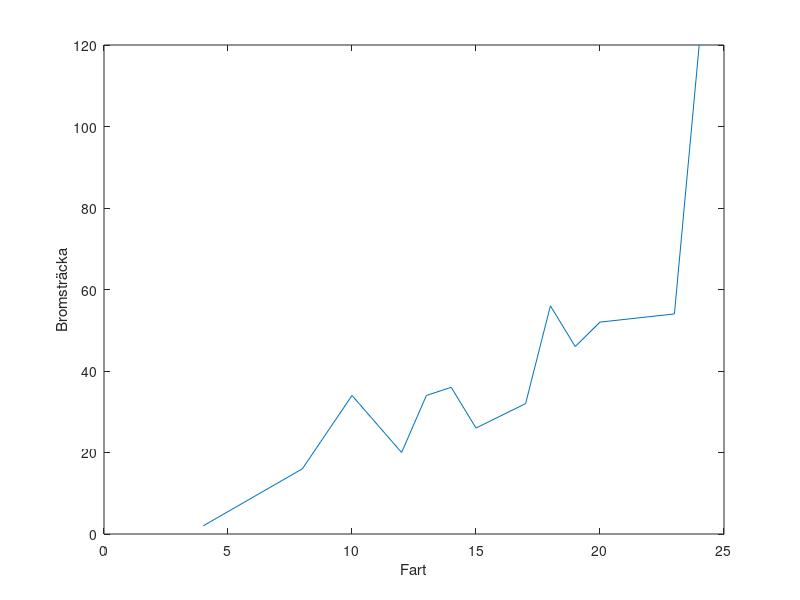
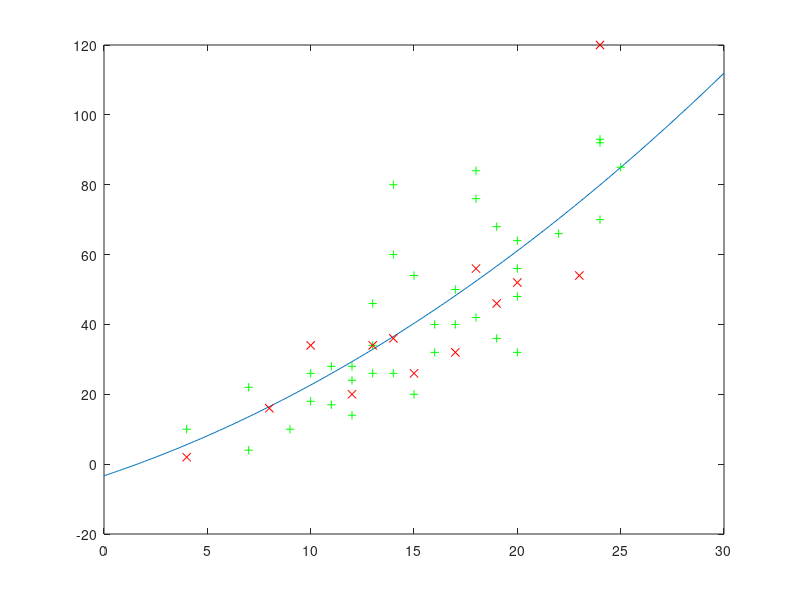

Write MATLAB code to recreate these figures, in order. (Note: this script raises an error after producing the figures.)
clear
load BrakingDataSet
figure(1);
plot(X_test,Y_test)
xlabel('Fart')
ylabel('Bromsträcka') 
hold on
figure(2);
plot(X_train,Y_train)
xlabel('Fart')
ylabel('Bromsträcka') 
% är mätningarna rimliga?
%%
%först konstruera tränings data i X och y train
clear
load BrakingDataSet
% X variabeln
%X_train = [ones(size(X_train)),X_train];
%X_test = [ones(size(X_test)),X_test];
X_train = [ones(size(X_train,1),1),X_train,X_train(:,1).^2];
X_test = [ones(size(X_test,1),1), X_test, X_test(:,1).^2];
% theta skapning, utlöser en function
theta = X_train\Y_train;
% Väljer specifika theta
theta_1 = theta(1);
theta_2 = theta(2);
theta_3 = theta(3);

% x input
x = linspace(0,30,200);
% y funktionen
y_pred = theta_1 + theta_2 * x + theta_3*x.^2;
% plot 
plot(x,y_pred)
hold on;


%plot(X_train,Y_train,'+')
%plot(X_test,Y_test,'x')


plot(X_train(:,2), Y_train, '+g');
plot(X_test(:,2), Y_test, 'xr');
hold off;

y_train_pred = X_train * theta; 
y_test_pred = X_test * theta; 

rmse_train = sqrt(mean((Y_train - y_train_pred).^2))
rmse_test = sqrt(mean((Y_test - y_test_pred).^2))
rmse_train_here = rmse(Y_train,y_train_pred)
%%
clear
load AIStuff\Part_2\AutoDataSet.mat

X_train = [ones(size(X_train,1),1),X_train,X_train(:,2),X_train(:,3),X_train(:,4),X_train(:,5)];
X_test = [ones(size(X_test,1),1), X_test, X_test(:,2),X_test(:,3),X_test(:,4),X_test(:,5)]
theta = X_train\Y_train;
theta_1 = theta(1);
theta_2 = theta(2);
theta_3 = theta(3);
theta_4 = theta(4);
theta_5 = theta(5);
theta_6 = theta(6);


sample_points = 1:length(Y_train);

% Plot using plot() instead of scatter()
figure;
plot(sample_points, Y_train, 'b-', 'LineWidth', 1.5, 'DisplayName', 'Actual Fuel Consumption');
hold on;
plot(sample_points, y_train_pred, 'r--', 'LineWidth', 1.5, 'DisplayName', 'Predicted Fuel Consumption');

y_train_pred = X_train * theta; 
y_test_pred = X_test * theta; 

rmse_train = sqrt(mean((Y_train - y_train_pred).^2))
rmse_test = sqrt(mean((Y_test - y_test_pred).^2))
rmse_train_here = rmse(Y_train,y_train_pred)
%%
clear
load AIStuff\Part_2\usps_nn50_20_10.mat

x = linspace(-5,5,200)
subplot(2,2,1); 
y1 = sigmo(x);
plot(x,y1);
subplot(2,2,2); 
y2 = tanh(x);
plot(x,y2);
subplot(2,2,3); 
y3 = reLUP(x);
plot(x,y3);
subplot(2,2,4); 
y4 = elUP(x,0.2);
plot(x,y4);


correct_counts = zeros(1, 10);
total_counts = zeros(1, 10);
%{
for i = 1:size(Y_test, 2) %storleken
    predicted_label = nn_classifier(i, X_train, x_trainAns, Y_test, k);%prediktionen,använder sig av functionen
    %predicted_label = testunderrum(i,Y_test,B);%prediktionen,använder sig av functionen
    true_label = y_testAns(i);% riktiga svar
    total_counts(true_label + 1) = total_counts(true_label + 1) + 1; %Räkna upp för totala för specifika siffran
    if predicted_label == true_label %checken om den är korrekt
        correct_counts(true_label + 1) = correct_counts(true_label + 1) + 1; %räknaren för totala
    end
end
%display och acc statistik. 
acc = (correct_counts ./ total_counts) * 100;
for digit = 0:9
    fprintf('Digit %d: Correct %d / %d (%.2f%%)\n', digit, correct_counts(digit + 1), total_counts(digit + 1), acc(digit + 1));
end
% magi.
figure(2);
bar(0:9, acc);
xlabel('Digit');
ylabel('Accuracy (%)');
title(sprintf('kNN statistik (k = %d)', k));
grid on;
hold off;
%}
%%
scatter(x_data, y_data, 'b', 'filled');
hold on;

% Plot the regression line
x_range = linspace(min(x_data), max(x_data), 100);
y_range = theta0_hat + theta1_hat * x_range;
plot(x_range, y_range, 'r-', 'LineWidth', 2);

% Add labels and legend
xlabel('x');
ylabel('y');
title('Linear Regression Fit');
legend('Data Points', 'Regression Line', 'Location', 'best');
grid on;
hold off;

